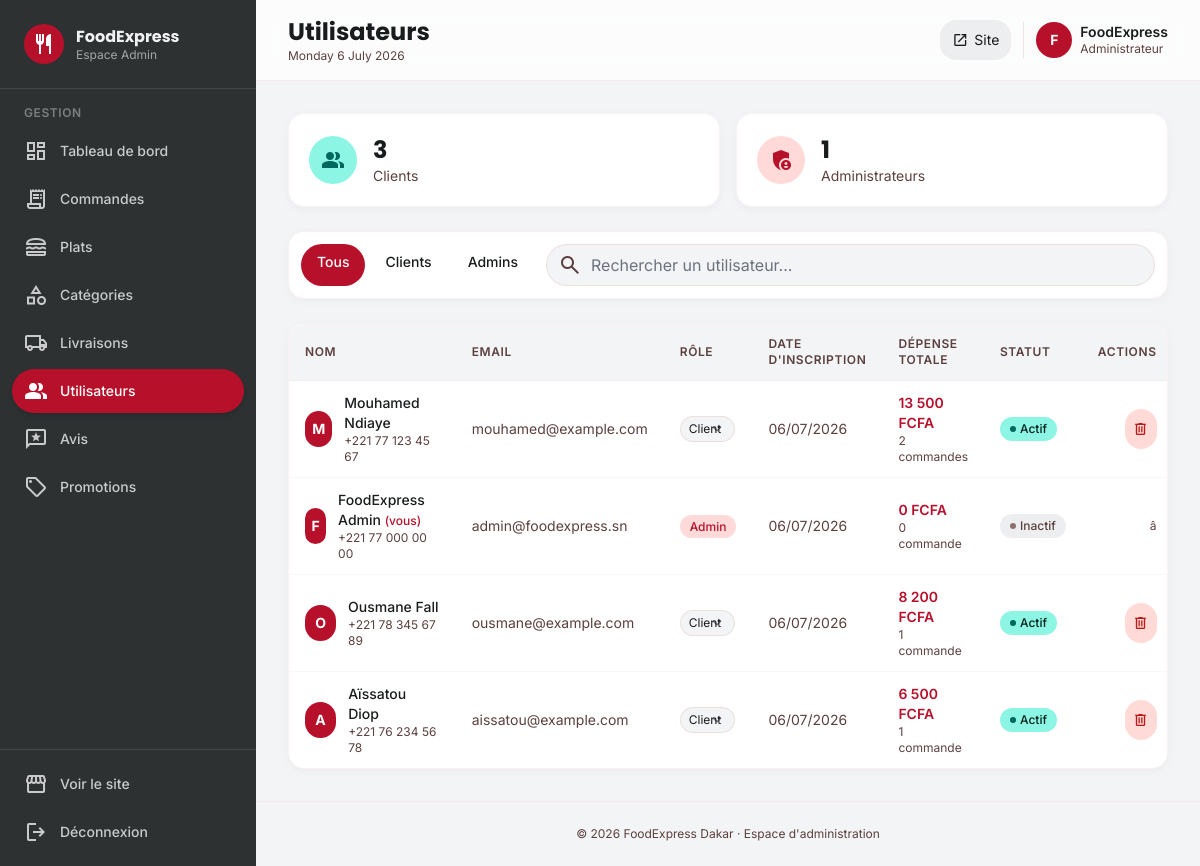
Screenshot of /admin/utilisateurs.php (signed in) with the database file from the repository.
### tables this page shows
CREATE TABLE IF NOT EXISTS users (
    id INT AUTO_INCREMENT PRIMARY KEY,
    nom VARCHAR(100) NOT NULL,
    prenom VARCHAR(100) NOT NULL,
    email VARCHAR(150) NOT NULL UNIQUE,
    telephone VARCHAR(30) DEFAULT NULL,
    adresse VARCHAR(255) DEFAULT NULL,
    quartier VARCHAR(100) DEFAULT NULL,
    password_hash VARCHAR(255) NOT NULL,
    role ENUM('client','admin') NOT NULL DEFAULT 'client',
    avatar VARCHAR(255) DEFAULT NULL,
    reset_token VARCHAR(255) DEFAULT NULL,
    reset_expires DATETIME DEFAULT NULL,
    created_at DATETIME DEFAULT CURRENT_TIMESTAMP,
    INDEX idx_email (email),
    INDEX idx_role (role)
);

### includes/functions.php (called while the page is built, shortened)
<?php
function e($value) {
    return htmlspecialchars((string)$value, ENT_QUOTES | ENT_HTML5, 'UTF-8');
}
function formatPrice($amount) {
    return number_format((float)$amount, 0, ',', ' ') . ' FCFA';
}

### admin/utilisateurs.php (the view, shortened to what this page needs)
<?php
require_once __DIR__ . '/../config/database.php';
$roleFilter = $_GET['role'] ?? '';
$search = trim($_GET['q'] ?? '');
$sql = "SELECT u.*, COUNT(c.id) AS nb_commandes, COALESCE(SUM(c.total),0) AS total_depense
        FROM users u LEFT JOIN commandes c ON c.user_id = u.id AND c.statut != 'annulee'
        WHERE 1=1";
$params = [];
$sql .= " GROUP BY u.id ORDER BY u.created_at DESC";
$stmt = $pdo->prepare($sql);
$stmt->execute($params);
$users = $stmt->fetchAll();
$nbClients = $pdo->query("SELECT COUNT(*) FROM users WHERE role='client'")->fetchColumn();
$nbAdmins  = $pdo->query("SELECT COUNT(*) FROM users WHERE role='admin'")->fetchColumn();
include __DIR__ . '/../includes/admin-sidebar.php';
?>
<div class="grid grid-cols-2 gap-4 mb-6">
    <div class="bg-white rounded-2xl p-5 shadow-soft border border-outline-variant/20 flex items-center gap-4">
        <div class="w-12 h-12 rounded-xl bg-tertiary-fixed flex items-center justify-center">
            <span class="material-symbols-outlined text-tertiary icon-fill">group</span>
        </div>
        <div>
            <div class="font-display font-bold text-2xl"><?= $nbClients ?></div>
            <div class="text-sm text-on-surface-variant">Clients</div>
        </div>
    </div>
    <div class="bg-white rounded-2xl p-5 shadow-soft border border-outline-variant/20 flex items-center gap-4">
        <div class="w-12 h-12 rounded-xl bg-primary-fixed flex items-center justify-center">
            <span class="material-symbols-outlined text-primary icon-fill">admin_panel_settings</span>
        </div>
        <div>
            <div class="font-display font-bold text-2xl"><?= $nbAdmins ?></div>
            <div class="text-sm text-on-surface-variant">Administrateurs</div>
        </div>
    </div>
</div>
<div class="bg-white rounded-2xl p-3 shadow-soft border border-outline-variant/20 mb-6 flex flex-col sm:flex-row gap-3">
    <div class="flex gap-1">
        <a href="?role=" class="px-4 py-2 rounded-xl text-sm font-medium <?= $roleFilter === '' ? 'bg-primary text-white' : 'hover:bg-surface-container-low' ?>">Tous</a>
        <a href="?role=client" class="px-4 py-2 rounded-xl text-sm font-medium <?= $roleFilter === 'client' ? 'bg-primary text-white' : 'hover:bg-surface-container-low' ?>">Clients</a>
        <a href="?role=admin" class="px-4 py-2 rounded-xl text-sm font-medium <?= $roleFilter === 'admin' ? 'bg-primary text-white' : 'hover:bg-surface-container-low' ?>">Admins</a>
    </div>
    <form method="get" class="flex-1 relative">
        <span class="absolute left-3 top-1/2 -translate-y-1/2 material-symbols-outlined text-on-surface-variant">search</span>
        <input type="text" name="q" value="<?= e($search) ?>" placeholder="Rechercher un utilisateur..."
               class="w-full pl-11 pr-4 py-2 bg-surface-container-low border border-outline-variant/40 rounded-xl focus:border-primary">
    </form>
</div>
<div class="bg-white rounded-2xl shadow-soft border border-outline-variant/20 overflow-hidden">
    <div class="overflow-x-auto">
        <table class="w-full text-sm">
            <thead class="bg-surface-container-low">
                <tr class="text-left text-on-surface-variant uppercase text-xs tracking-wider">
                    <th class="py-3 px-4 font-semibold">Nom</th>
                    <th class="py-3 px-4 font-semibold">Email</th>
                    <th class="py-3 px-4 font-semibold">Rôle</th>
                    <th class="py-3 px-4 font-semibold">Date d'inscription</th>
                    <th class="py-3 px-4 font-semibold">Dépense Totale</th>
                    <th class="py-3 px-4 font-semibold">Statut</th>
                    <th class="py-3 px-4 font-semibold text-right">Actions</th>
                </tr>
            </thead>
            <tbody>
                <?php foreach ($users as $u): ?>
                    <?php $isMe = (int)$u['id'] === (int)$_SESSION['user_id']; ?>
                    <tr class="border-t border-outline-variant/15 hover:bg-surface-container-low transition-colors">
                        <td class="py-3 px-4">
                            <div class="flex items-center gap-3">
                                <div class="w-9 h-9 rounded-full bg-primary text-white flex items-center justify-center font-bold text-sm">
                                    <?= strtoupper(substr($u['prenom'], 0, 1)) ?>
                                </div>
                                <div>
                                    <div class="font-medium"><?= e($u['prenom'] . ' ' . $u['nom']) ?> <?= $isMe ? '<span class="text-xs text-primary">(vous)</span>' : '' ?></div>
                                    <div class="text-xs text-on-surface-variant"><?= e($u['telephone'] ?: 'Aucun téléphone') ?></div>
                                </div>
                            </div>
                        </td>
                        <td class="py-3 px-4 text-on-surface-variant"><?= e($u['email']) ?></td>
                        <td class="py-3 px-4">
                            <?php if ($isMe): ?>
                                <span class="text-xs px-2.5 py-1 rounded-full bg-primary-fixed text-primary font-medium">Admin</span>
                            <?php else: ?>
                                <form method="post" class="inline">
                                    <select name="role" onchange="this.form.submit()" class="text-xs px-2 py-1 rounded-lg border border-outline-variant/40 bg-surface-container-low focus:border-primary">
                                        <option value="client" <?= $u['role'] === 'client' ? 'selected' : '' ?>>Client</option>
                                    </select>
                                </form>
                            <?php endif; ?>
                        </td>
                        <td class="py-3 px-4 text-on-surface-variant"><?= date('d/m/Y', strtotime($u['created_at'])) ?></td>
                        <td class="py-3 px-4">
                            <span class="font-semibold text-primary"><?= formatPrice($u['total_depense']) ?></span>
                            <div class="text-xs text-on-surface-variant"><?= $u['nb_commandes'] ?> commande<?= $u['nb_commandes'] > 1 ? 's' : '' ?></div>
                        </td>
                        <td class="py-3 px-4">
                            <?php if ($u['nb_commandes'] > 0): ?>
                                <span class="inline-flex items-center gap-1 text-xs px-2.5 py-1 rounded-full bg-tertiary-fixed text-on-tertiary-fixed font-medium">
                                    <span class="w-1.5 h-1.5 rounded-full bg-tertiary"></span> Actif
                                </span>
                            <?php else: ?>
                                <span class="inline-flex items-center gap-1 text-xs px-2.5 py-1 rounded-full bg-surface-container text-on-surface-variant font-medium">
                                    <span class="w-1.5 h-1.5 rounded-full bg-outline"></span> Inactif
                                </span>
                            <?php endif; ?>
                        </td>
                        <td class="py-3 px-4">
                            <div class="flex items-center justify-end">
                                <?php if (!$isMe): ?>
                                    <form method="post" onsubmit="return confirm('Supprimer cet utilisateur et toutes ses donnees ?');">
                                        <button class="p-2 bg-error-container text-error rounded-lg hover:bg-error hover:text-white transition-colors" title="Supprimer">
                                            <span class="material-symbols-outlined text-base">delete</span>
                                        </button>
                                    </form>
                                <?php else: ?>
                                    <span class="text-xs text-on-surface-variant">â</span>
                                <?php endif; ?>
                            </div>
                        </td>
                    </tr>
                <?php endforeach; ?>
            </tbody>
        </table>
    </div>
</div>
<?php include __DIR__ . '/../includes/admin-footer.php'; ?>

### includes/head.php (style rules this page uses)
* { font-family: 'Inter', sans-serif; }
h1, h2, h3, h4, h5, .font-display { font-family: 'Poppins', sans-serif; }
.material-symbols-outlined { font-variation-settings: 'FILL' 0, 'wght' 400, 'GRAD' 0, 'opsz' 24; vertical-align: middle; }
.icon-fill { font-variation-settings: 'FILL' 1; }
body { background: #f8f9fa; color: #191c1d; }

### rows the page displays
users: prenom "M", prenom+nom "Mouhamed Ndiaye", telephone "+221 77 123 45 67", email "mouhamed@example.com", role "Client", created_at "06/07/2026", total_depense "13 500 FCFA", nb_commandes "2", shows "Actif"
users: prenom "F", prenom+nom "FoodExpress Admin", shows "(vous)", telephone "+221 77 000 00 00", email "admin@foodexpress.sn", created_at "06/07/2026", total_depense "0 FCFA", nb_commandes "0", shows "Inactif", shows "â"
users: prenom "O", prenom+nom "Ousmane Fall", telephone "+221 78 345 67 89", email "ousmane@example.com", role "Client", created_at "06/07/2026", total_depense "8 200 FCFA", nb_commandes "1", shows "Actif"
users: prenom "A", prenom+nom "Aïssatou Diop", telephone "+221 76 234 56 78", email "aissatou@example.com", role "Client", created_at "06/07/2026", total_depense "6 500 FCFA", nb_commandes "1", shows "Actif"

### other values shown
$item['label'] "Tableau de bord"
$item['label'] "Commandes"
$item['label'] "Plats"
$item['label'] "Catégories"
$item['label'] "Livraisons"
$item['label'] "Utilisateurs"
$item['label'] "Avis"
$item['label'] "Promotions"
$pageTitle "Utilisateurs"
substr($_SESSION['user_prenom'] ?? 'A', 0, 1) "F"
$_SESSION['user_prenom'] "FoodExpress"
$nbClients "3"
$nbAdmins "1"
